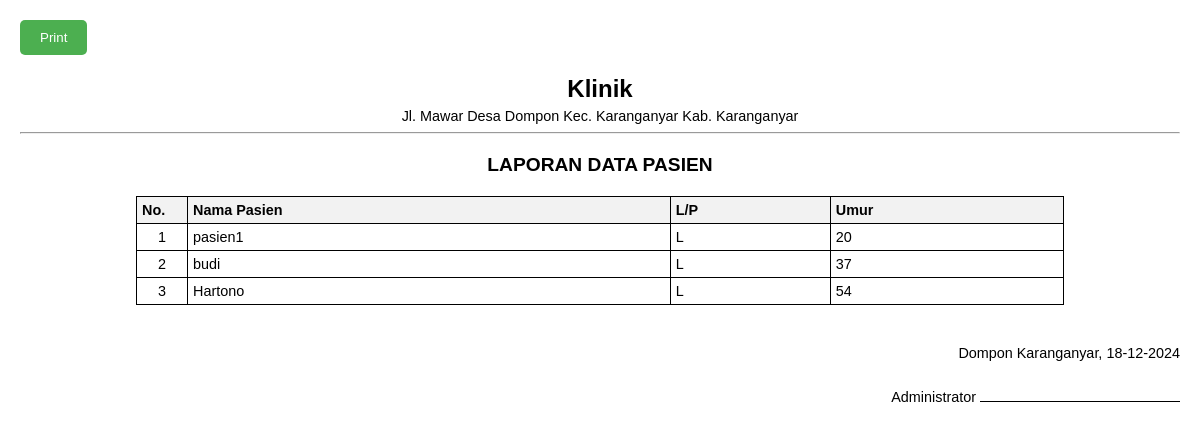
The app's page /index.php/laporan/data_pasien with its own data.
### tables this page shows
CREATE TABLE `pasien` (
  `id_pasien` int NOT NULL,
  `nama_pasien` varchar(40) DEFAULT NULL,
  `jenis_kelamin` enum('L','P') DEFAULT NULL,
  `umur` int DEFAULT NULL
);

### application/controllers/Laporan.php (called while the page is built, shortened)
<?php
class Laporan extends CI_Controller {
    function __construct() {
        $this->load->model('m_dokter');
        $this->load->model('m_pasien');
        $this->load->model('m_kunjungan');
    }
    public function data_pasien()
{
    $this->load->database();
    $query = $this->db->query("SELECT * FROM pasien");
    $data['pasien'] = $query->result_array();
    $this->load->view('laporan/v_lap_pasien', $data);
}
}

### index.php (called while the page is built, shortened)
<?php
require_once BASEPATH.'core/CodeIgniter.php';

### application/views/laporan/v_lap_pasien.php (the view, shortened to what this page needs)
<!DOCTYPE html>
<html lang="en">
<head>
</head>
<body>
    <button class="print-button" onclick="window.print()">Print</button>
    <div class="header">
        <h1>Klinik</h1>
        <p>Jl. Mawar Desa Dompon Kec. Karanganyar Kab. Karanganyar</p>
        <hr>
    </div>
    <div class="title">LAPORAN DATA PASIEN</div>
    <table>
        <thead>
            <tr>
                <th>No.</th>
                <th>Nama Pasien</th>
                <th>L/P</th>
                <th>Umur</th>
            </tr>
        </thead>
        <tbody>
            <?php
            $query = $this->db->get('pasien');
            $data_pasien = $query->result_array();
            if (!empty($data_pasien)) {
                $no = 1;
                foreach ($data_pasien as $pasien) {
                    echo "<tr>";
                    echo "<td>" . $no++ . "</td>";
                    echo "<td>" . htmlspecialchars($pasien['nama_pasien']) . "</td>";
                    echo "<td>" . htmlspecialchars($pasien['jenis_kelamin']) . "</td>";
                    echo "<td>" . htmlspecialchars($pasien['umur']) . "</td>";
                    echo "</tr>";
                }
            } else {
                echo "<tr><td colspan='4' style='text-align:center;'>Data tidak tersedia</td></tr>";
            }
            ?>
        </tbody>
    </table>
    <div class="footer">
        Dompon Karanganyar, <?= date('d-m-Y'); ?><br>
        Administrator
        <div class="signature"></div>
    </div>
</body>
</html>

### application/views/laporan/v_lap_pasien.php (style rules this page uses)
body { font-family: Arial, sans-serif; margin: 0; padding: 20px; }
.header { text-align: center; margin-bottom: 20px; }
.header h1 { margin: 0; font-size: 1.5rem; }
.header p { margin: 5px 0; font-size: 0.9rem; }
.title { text-align: center; margin: 20px 0; font-size: 1.2rem; font-weight: bold; }
table { width: 80%; border-collapse: collapse; margin: 0 auto 20px auto; font-size: 0.9rem; }
table, th, td { border: 1px solid black; }
th, td { padding: 5px; text-align: left; }
th { background-color: #f2f2f2; }
td:first-child { text-align: center; width: 40px; }
.footer { margin-top: 40px; text-align: right; font-size: 0.9rem; }
.footer .signature { margin-top: 40px; text-align: left; display: inline-block; border-top: 1px solid black; width: 200px; }
.print-button { margin-bottom: 20px; padding: 10px 20px; background-color: #4CAF50; color: white; border: none; border-radius: 5px; cursor: pointer; }

### records on screen
pasien: nama_pasien "pasien1", jenis_kelamin "L", umur "20"
pasien: nama_pasien "budi", jenis_kelamin "L", umur "37"
pasien: nama_pasien "Hartono", jenis_kelamin "L", umur "54"
